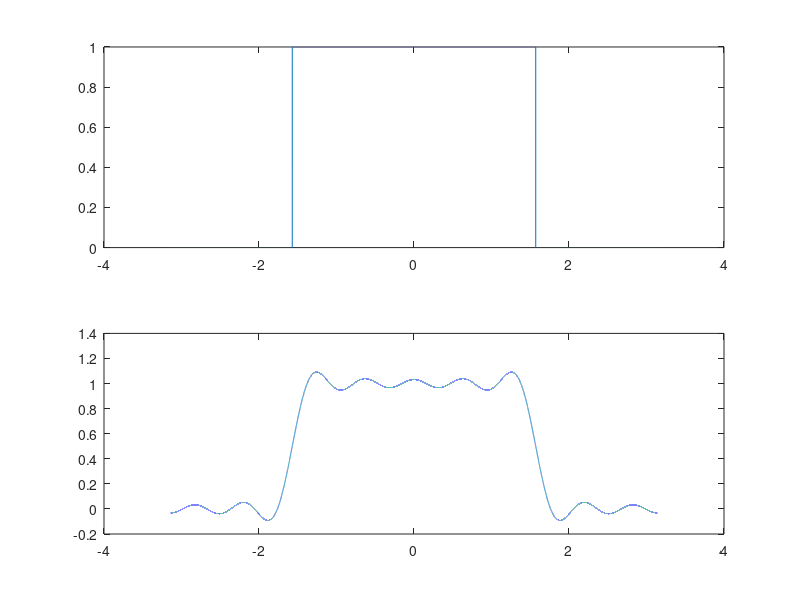
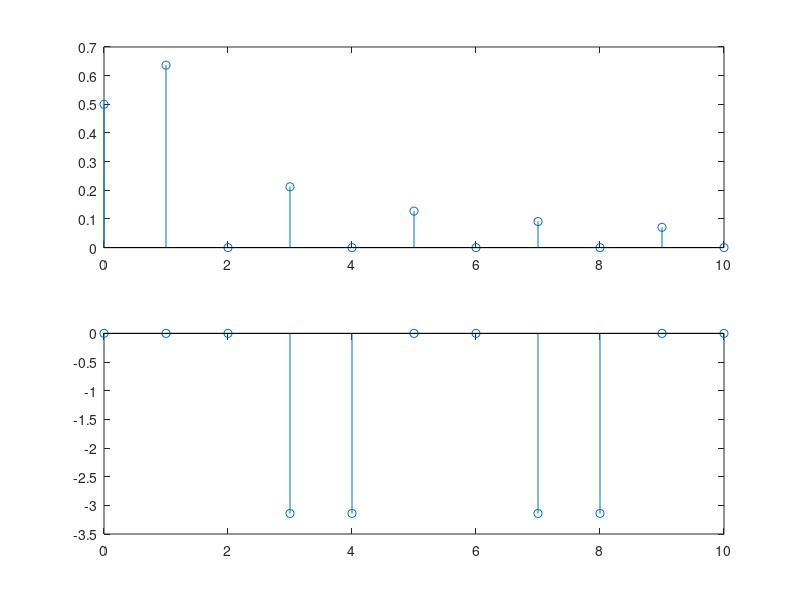

The MATLAB script that drew these images, in order:
close all;
clear 
clc

%Period
T0 = 2*pi;
%Fundamental frequency

f0 = 1/T0;
w0 = 2*pi*f0;

t = -pi:0.0001:pi;
g0 = (t >= -pi/2) & (t <= pi/2) ;

a0 = 0.5;

N = 10;
n = 1:N;

an = (2 ./ (pi* n)) .* sin ( (pi/2) * n);
%all bn values are zero
bn = zeros(size(an)) ;

gt = zeros(size(t));

gt = gt + a0;

for k = 1:N
    gt = gt + an(k) * cos (k * t) + bn(k) * sin (k * t); %the sin part is not required as all values of bn are zeros
end

figure(1)
subplot(211);
plot(t,g0);
subplot(212);
plot(t,gt);

%Convert to compact form
cn = sqrt ( an .* an + bn .* bn);
%angle
tn = atan2(-1 * bn, an);
%Add the zero frequency component
cn = [a0 cn];
tn = [0 tn];
n = [0 n];


figure(2)
subplot(211)
stem(n,cn);
subplot(212)
stem(n,tn);
